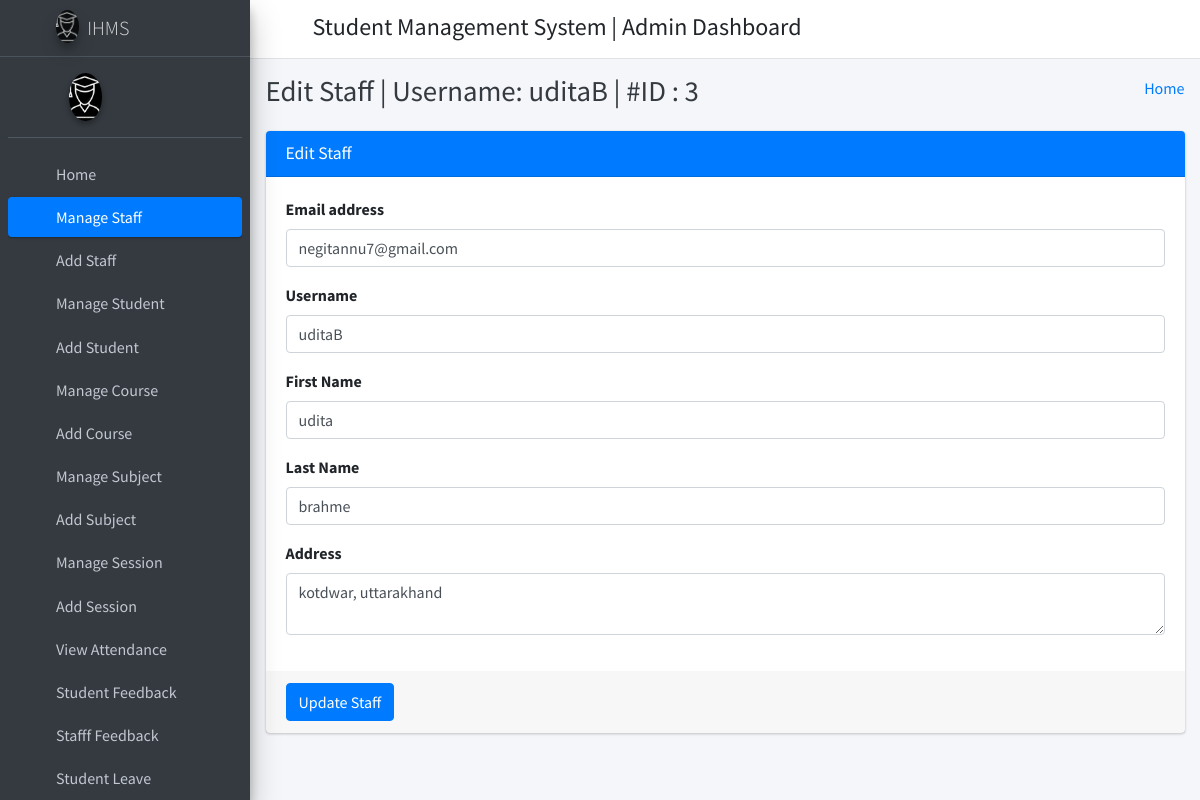
/edit_staff/3/, run on the app's committed database.
### cms/models.py (models this page shows)
class Staffs(models.Model):
    id = models.AutoField(primary_key=True)
    admin = models.OneToOneField(CustomUser, on_delete = models.CASCADE)
    address = models.TextField()
    created_at = models.DateTimeField(auto_now_add=True)
    updated_at = models.DateTimeField(auto_now=True)
    objects = models.Manager()

class CustomUser(AbstractUser):
    HOD = '1'
    STAFF = '2'
    STUDENT = '3'
    EMAIL_TO_USER_TYPE_MAP = {
        'hod': HOD,
        'staff': STAFF,
        'student': STUDENT
    }
    groups = models.ManyToManyField(
        Group,
        verbose_name='custom groups',
        blank=True,
        related_name='custom_users',
        related_query_name='custom_user'
    )
    user_permissions = models.ManyToManyField(
        Permission,
        verbose_name='custom user permissions',
        blank=True,
        related_name='custom_custom_users'
    )
    user_type_data = ((HOD, "HOD"), (STAFF, "Staff"), (STUDENT, "Student"))
    user_type = models.CharField(default=1, choices=user_type_data, max_length=10)

### cms/HodViews.py (the view)
# urls.py: path('edit_staff/<staff_id>/', HodViews.edit_staff, name="edit_staff"),
def edit_staff(request, staff_id):
    staff = Staffs.objects.get(admin=staff_id)
    context = {
        "staff": staff,
        "id": staff_id
    }
    return render(request, "cms/hod_template/edit_staff_template.html", context)

### cms/templates/cms/hod_template/edit_staff_template.html (shortened to what this page needs)
{% extends 'cms/hod_template/base_template.html' %}
{% block page_title %}
    Edit Staff | Username: {{ staff.admin.username }} | #ID : {{ staff.admin.id }}
{% endblock page_title %}
{% block main_content %}
{% load static %}
<section class="content">
        <div class="container-fluid">
            <div class="row">
                <div class="col-md-12">
                    <div class="card card-primary">
                    <div class="card-header">
                        <h3 class="card-title">Edit Staff</h3>
                    </div>
                    <form role="form" method="POST" action="{% url 'cms:edit_staff_save' %}">
                        <div class="card-body">
                            <div class="form-group">
                                <label>Email address</label>
                                <input type="email" class="form-control" name="email" value="{{ staff.admin.email }}">
                            </div>
                            <div class="form-group">
                                <label>Username</label>
                                <input type="text" class="form-control" name="username" value="{{ staff.admin.username }}">
                            </div>
                            <div class="form-group">
                                <label>First Name</label>
                                <input type="text" class="form-control" name="first_name" value="{{ staff.admin.first_name }}">
                            </div>
                            <div class="form-group">
                                <label>Last Name</label>
                                <input type="text" class="form-control" name="last_name" value="{{ staff.admin.last_name }}">
                            </div>
                            <div class="form-group">
                                <label>Address</label>
                                <textarea class="form-control" name="address">{{ staff.address }}</textarea>
                            </div>
                        </div>
                        <div class="card-footer">
                        <button type="submit" class="btn btn-primary">Update Staff</button>
                        </div>
                    </form>
                    </div>
                </div>
            </div>
        </div>
      </section>
  {% endblock main_content %}

### data on the page
Staffs: admin.username "uditaB", admin.id "3", email "negitannu7@gmail.com", username "uditaB", first_name "udita", last_name "brahme", address "kotdwar, uttarakhand"
